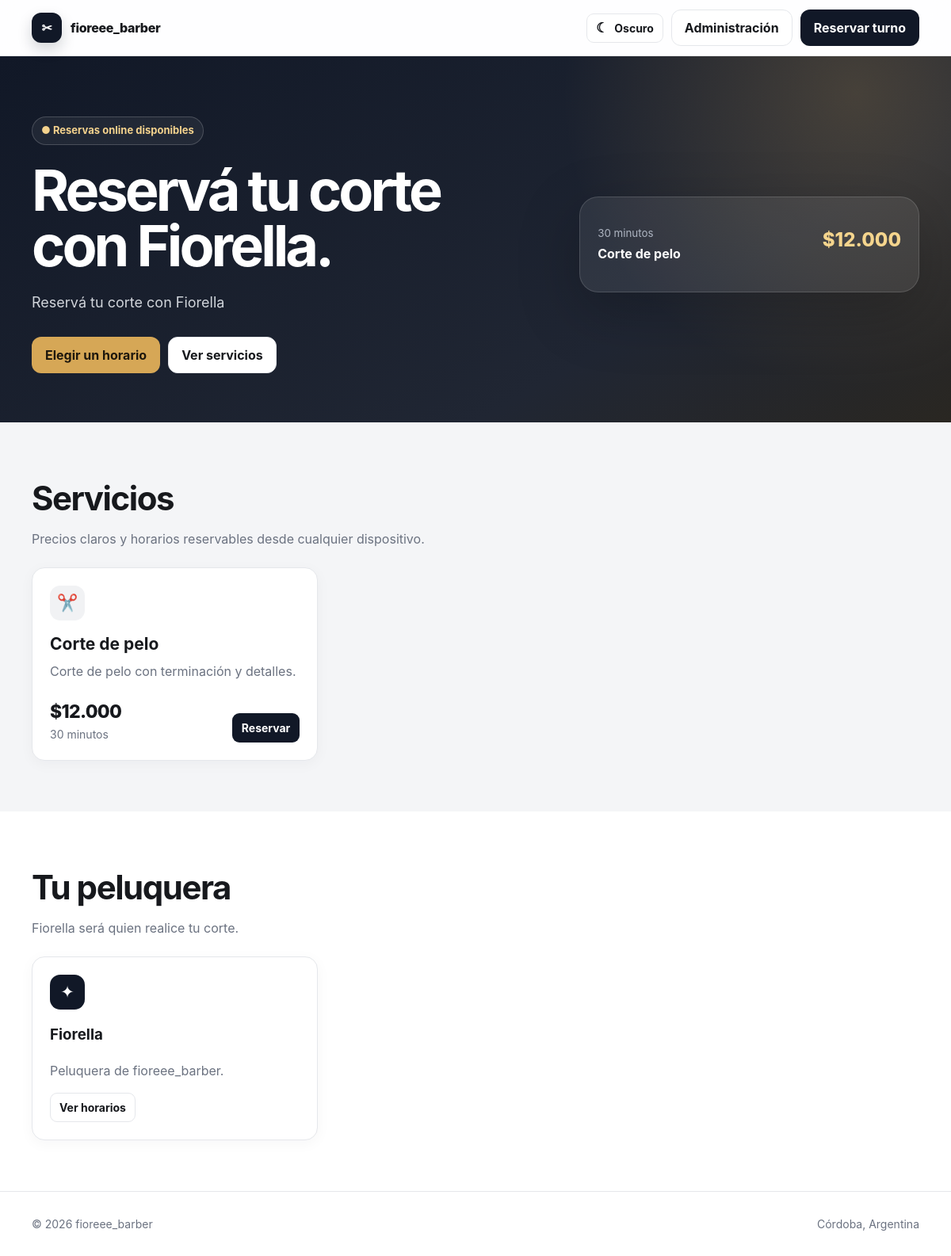
The page / on the database its author committed.
### tables this page shows
CREATE TABLE IF NOT EXISTS services (
    id INT UNSIGNED AUTO_INCREMENT PRIMARY KEY,
    name VARCHAR(120) NOT NULL,
    description VARCHAR(255) NULL,
    price INT UNSIGNED NOT NULL DEFAULT 0,
    duration_minutes SMALLINT UNSIGNED NOT NULL DEFAULT 30,
    active TINYINT(1) NOT NULL DEFAULT 1,
    created_at TIMESTAMP DEFAULT CURRENT_TIMESTAMP
);

CREATE TABLE IF NOT EXISTS barbers (
    id INT UNSIGNED AUTO_INCREMENT PRIMARY KEY,
    name VARCHAR(120) NOT NULL,
    phone VARCHAR(40) NULL,
    bio VARCHAR(255) NULL,
    color VARCHAR(20) NOT NULL DEFAULT '#1f2937',
    work_days VARCHAR(30) NOT NULL DEFAULT '1,2,3,4,5,6',
    work_start TIME NOT NULL DEFAULT '09:00:00',
    work_end TIME NOT NULL DEFAULT '19:00:00',
    lunch_start TIME NULL,
    lunch_end TIME NULL,
    active TINYINT(1) NOT NULL DEFAULT 1,
    created_at TIMESTAMP DEFAULT CURRENT_TIMESTAMP
);

### app/helpers.php (called while the page is built, shortened)
<?php
function e(?string $value): string
{
    return htmlspecialchars($value ?? '', ENT_QUOTES, 'UTF-8');
}
function money(int|float|string $value): string
{
    return '$' . number_format((float) $value, 0, ',', '.');
}
function setting(string $key, ?string $default = null): ?string
{
    static $settings = null;
    if ($settings === null) {
        $rows = db()->query('SELECT setting_key, setting_value FROM settings')->fetchAll();
        $settings = [];
        foreach ($rows as $row) {
            $settings[$row['setting_key']] = $row['setting_value'];
        }
    }
    return $settings[$key] ?? $default;
}

### app/db.php (called while the page is built, shortened)
<?php
function db(): PDO
{
    static $pdo = null;
    if ($pdo instanceof PDO) {
        return $pdo;
    }
    $config = require __DIR__ . '/config.php';
    $db = $config['db'];
    $dsn = sprintf('mysql:host=%s;port=%s;dbname=%s;charset=utf8mb4', $db['host'], $db['port'], $db['name']);
    $lastError = null;
    for ($attempt = 1; $attempt <= 15; $attempt++) {
        try {
            $pdo = new PDO($dsn, $db['user'], $db['pass'], [
                PDO::ATTR_ERRMODE => PDO::ERRMODE_EXCEPTION,
                PDO::ATTR_DEFAULT_FETCH_MODE => PDO::FETCH_ASSOC,
                PDO::ATTR_EMULATE_PREPARES => false,
            ]);
            return $pdo;
        } catch (PDOException $exception) {
            $lastError = $exception;
            usleep(500000);
        }
    }
    throw $lastError ?? new RuntimeException('No se pudo conectar a la base de datos.');
}

### public/index.php (the view, shortened to what this page needs)
<?php
$services = db()->query('SELECT * FROM services WHERE active = 1 ORDER BY price')->fetchAll();
$barbers = db()->query('SELECT * FROM barbers WHERE active = 1 ORDER BY name')->fetchAll();
$pageTitle = setting('business_name', 'fioreee_barber');
require __DIR__ . '/_header.php';
?>
<section class="hero">
    <div class="container hero-grid">
        <div>
            <span class="eyebrow">● Reservas online disponibles</span>
            <h1>Reservá tu corte con Fiorella.</h1>
            <p><?= e(setting('business_subtitle', 'Elegí la fecha y el horario que mejor te quede.')) ?></p>
            <div class="header-actions">
                <a class="btn btn-accent" href="/reservar.php">Elegir un horario</a>
                <a class="btn btn-light" href="#servicios">Ver servicios</a>
            </div>
        </div>
        <aside class="hero-card">
            <?php foreach (array_slice($services, 0, 3) as $service): ?>
                <div class="hero-card-row">
                    <div>
                        <small><?= (int) $service['duration_minutes'] ?> minutos</small>
                        <strong><?= e($service['name']) ?></strong>
                    </div>
                    <span class="hero-price"><?= money($service['price']) ?></span>
                </div>
            <?php endforeach; ?>
        </aside>
    </div>
</section>
<section id="servicios" class="section">
    <div class="container">
        <div class="section-title">
            <div>
                <h2>Servicios</h2>
                <p>Precios claros y horarios reservables desde cualquier dispositivo.</p>
            </div>
        </div>
        <div class="grid cols-3">
            <?php foreach ($services as $service): ?>
                <article class="card hover service-card">
                    <span class="icon-box">✂️</span>
                    <h3><?= e($service['name']) ?></h3>
                    <p><?= e($service['description']) ?></p>
                    <div class="service-meta">
                        <div>
                            <div class="service-price"><?= money($service['price']) ?></div>
                            <div class="service-duration"><?= (int) $service['duration_minutes'] ?> minutos</div>
                        </div>
                        <a class="btn btn-primary btn-sm" href="/reservar.php?service_id=<?= (int) $service['id'] ?>">Reservar</a>
                    </div>
                </article>
            <?php endforeach; ?>
        </div>
    </div>
</section>
<section class="section" style="background:#fff">
    <div class="container">
        <div class="section-title">
            <div>
                <h2>Tu peluquera</h2>
                <p>Fiorella será quien realice tu corte.</p>
            </div>
        </div>
        <div class="grid cols-3">
            <?php foreach ($barbers as $barber): ?>
                <article class="card pad hover">
                    <div class="icon-box" style="background:<?= e($barber['color']) ?>;color:#fff">✦</div>
                    <h3><?= e($barber['name']) ?></h3>
                    <p style="color:var(--muted)"><?= e($barber['bio']) ?></p>
                    <a class="btn btn-light btn-sm" href="/reservar.php?barber_id=<?= (int) $barber['id'] ?>">Ver horarios</a>
                </article>
            <?php endforeach; ?>
        </div>
    </div>
</section>
<?php require __DIR__ . '/_footer.php'; ?>

### public/assets/css/app.css (style rules this page uses)
:root { --bg: #f4f5f7; --surface: #ffffff; --surface-soft: #f9fafb; --text: #17191d; --muted: #6b7280; --border: #e5e7eb; --primary: #111827; --primary-2: #374151; --accent: #d6a756; --success: #16835d; --danger: #c23939; --warning: #a66908; --info: #1769aa; --purple: #7551aa; --radius: 16px; --shadow: 0 12px 34px rgba(17, 24, 39, .08); }
* { box-sizing: border-box; }
html { scroll-behavior: smooth; }
body { margin: 0; font-family: Inter, ui-sans-serif, system-ui, -apple-system, BlinkMacSystemFont, "Segoe UI", sans-serif; background: var(--bg); color: var(--text); line-height: 1.5; }
a { color: inherit; text-decoration: none; }
.container { width: min(1120px, calc(100% - 32px)); margin-inline: auto; }
.header-actions { display: flex; align-items: center; gap: 10px; }
.hero { padding: 76px 0 62px; background: radial-gradient(circle at 90% 10%, rgba(214, 167, 86, .22), transparent 32%), linear-gradient(150deg, #111827 0%, #202633 70%, #302716 120%); color: #fff; }
.hero-grid { display: grid; grid-template-columns: 1.2fr .8fr; gap: 48px; align-items: center; }
.eyebrow { display: inline-flex; align-items: center; gap: 8px; padding: 7px 11px; border: 1px solid rgba(255,255,255,.18); border-radius: 999px; color: #f4d28d; background: rgba(255,255,255,.06); font-size: 13px; font-weight: 700; }
.hero h1 { font-size: clamp(38px, 7vw, 72px); line-height: .98; letter-spacing: -.055em; margin: 22px 0; max-width: 730px; }
.hero p { color: #d1d5db; max-width: 620px; font-size: 18px; margin: 0 0 30px; }
.hero-card { background: rgba(255, 255, 255, .08); border: 1px solid rgba(255, 255, 255, .14); border-radius: 24px; padding: 22px; box-shadow: 0 24px 80px rgba(0,0,0,.22); }
.hero-card-row { display: flex; justify-content: space-between; gap: 18px; padding: 14px 0; border-bottom: 1px solid rgba(255,255,255,.11); }
.hero-card-row:last-child { border-bottom: 0; }
.hero-card small { color: #aeb5c2; display: block; }
.hero-card strong { display: block; margin-top: 3px; }
.hero-price { font-size: 24px; font-weight: 800; color: #f5d58d; white-space: nowrap; }
.section { padding: 64px 0; }
.section-title { display: flex; justify-content: space-between; align-items: end; gap: 20px; margin-bottom: 24px; }
.section-title h2 { margin: 0; font-size: clamp(28px, 4vw, 42px); letter-spacing: -.035em; }
.section-title p { margin: 8px 0 0; color: var(--muted); }
.grid { display: grid; gap: 18px; }
.grid.cols-3 { grid-template-columns: repeat(3, minmax(0, 1fr)); }
.card { background: var(--surface); border: 1px solid var(--border); border-radius: var(--radius); box-shadow: 0 4px 18px rgba(17, 24, 39, .04); }
.card.pad { padding: 22px; }
.card.hover { transition: transform .18s ease, box-shadow .18s ease, border-color .18s ease; }
.service-card { padding: 22px; display: flex; flex-direction: column; min-height: 220px; }
.service-card h3 { margin: 14px 0 7px; font-size: 21px; }
.service-card p { margin: 0; color: var(--muted); flex: 1; }
.service-meta { display: flex; align-items: end; justify-content: space-between; gap: 12px; margin-top: 22px; }
.service-price { font-weight: 850; font-size: 23px; letter-spacing: -.03em; }
.service-duration { color: var(--muted); font-size: 14px; }
.icon-box { width: 44px; height: 44px; border-radius: 13px; display: grid; place-items: center; background: #f1f2f4; font-size: 21px; }
.btn { display: inline-flex; align-items: center; justify-content: center; gap: 8px; min-height: 44px; padding: 10px 16px; border: 1px solid transparent; border-radius: 12px; font-weight: 750; cursor: pointer; transition: transform .15s ease, opacity .15s ease, background .15s ease; }
.btn-primary { background: var(--primary); color: #fff; }
.btn-accent { background: var(--accent); color: #1e170d; }
.btn-light { background: #fff; border-color: var(--border); color: var(--text); }
.btn-sm { min-height: 36px; padding: 7px 11px; border-radius: 9px; font-size: 14px; }

### rows shown on the page
services: duration_minutes "30", name "Corte de pelo", price "$12.000", description "Corte de pelo con terminación y detalles."
barbers: name "Fiorella", bio "Peluquera de fioreee_barber."

### other values the page prints
$businessName "fioreee_barber"
setting('business_name', 'fioreee_barber') "fioreee_barber"
setting('business_address', 'Córdoba, Argentina') "Córdoba, Argentina"
